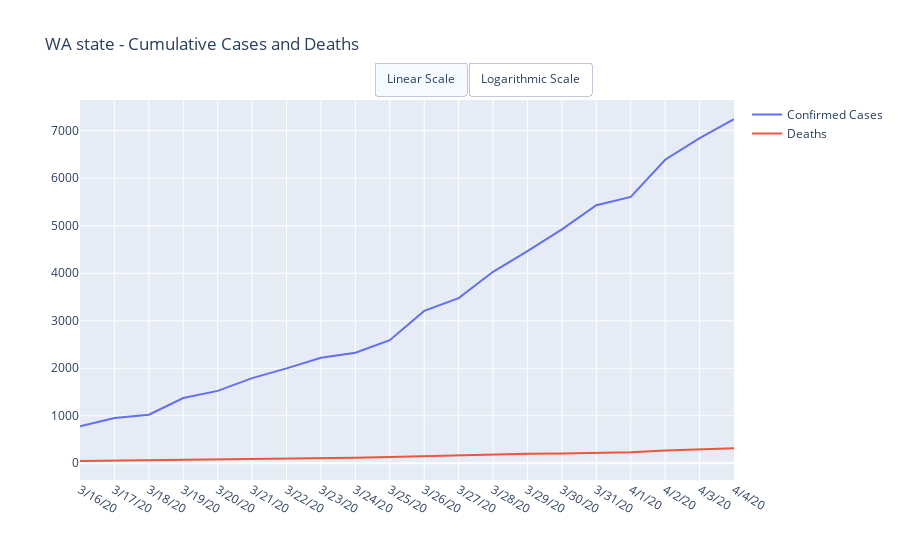

The notebook cell this image was saved under:
### Markdown cell above
# Washington State - Aggregate Data

### Code cell
dfWAConfirmed = dfConfirmedUSStates[dfConfirmedUSStates.index == 'Washington'].copy()
dfWADeaths =  dfDeathsUSStates[dfDeathsUSStates.index == 'Washington'].copy()

trace1 = go.Scatter(
    x = dfWAConfirmed.columns[-DEFAULT_DAYS:],
    y = dfWAConfirmed.iloc[0][-DEFAULT_DAYS:], name = 'Confirmed Cases')

trace2 = go.Scatter(
    x = dfWADeaths.columns[-DEFAULT_DAYS:],
    y = dfWADeaths.iloc[0][-DEFAULT_DAYS:], name = 'Deaths')

data = [trace1, trace2]
layout = dict(title = 'WA state - Cumulative Cases and Deaths', updatemenus=LogLinearScale)

py.iplot(dict(data=data, layout=layout))
dfWAConfirmed['Category'] = 'Confirmed Cases'
dfWAConfirmed = dfWAConfirmed.reset_index().set_index(['Province_State', 'Category'])
dfWADeaths['Category'] = 'Deaths'
dfWADeaths = dfWADeaths.reset_index().set_index(['Province_State', 'Category'])

dfWACombined = pd.concat([dfWAConfirmed, dfWADeaths])
dfWACombined[dfWACombined.columns[-DEFAULT_DAYS:]].style.format(IntegerFormatter)

### Figure 1 — Plotly figure (JSON) as saved in the notebook; plotly's stock layout.template omitted (floating-point values rounded to 4 significant figures)
{"data": [{"name": "Confirmed Cases", "type": "scatter", "x": ["3/16/20", "3/17/20", "3/18/20", "3/19/20", "3/20/20", "3/21/20", "3/22/20", "3/23/20", "3/24/20", "3/25/20", "3/26/20", "3/27/20", "3/28/20", "3/29/20", "3/30/20", "3/31/20", "4/1/20", "4/2/20", "4/3/20", "4/4/20"], "y": [779, 955, 1022, 1374, 1524, 1793, 1997, 2221, 2328, 2591, 3207, 3477, 4030, 4465, 4923, 5432, 5608, 6389, 6846, 7247]}, {"name": "Deaths", "type": "scatter", "x": ["3/16/20", "3/17/20", "3/18/20", "3/19/20", "3/20/20", "3/21/20", "3/22/20", "3/23/20", "3/24/20", "3/25/20", "3/26/20", "3/27/20", "3/28/20", "3/29/20", "3/30/20", "3/31/20", "4/1/20", "4/2/20", "4/3/20", "4/4/20"], "y": [48, 55, 67, 73, 83, 94, 97, 109, 116, 133, 150, 157, 188, 198, 205, 225, 234, 271, 291, 315]}], "layout": {"title": {"text": "WA state - Cumulative Cases and Deaths"}, "updatemenus": [{"active": 0, "buttons": [{"args": [{"visible": [true, true]}, {"yaxis": {"type": "linear"}}], "label": "Linear Scale", "method": "update"}, {"args": [{"visible": [true, true]}, {"yaxis": {"type": "log"}}], "label": "Logarithmic Scale", "method": "update"}], "direction": "right", "type": "buttons", "x": 0.45, "xanchor": "left", "y": 1.1, "yanchor": "top"}]}}
